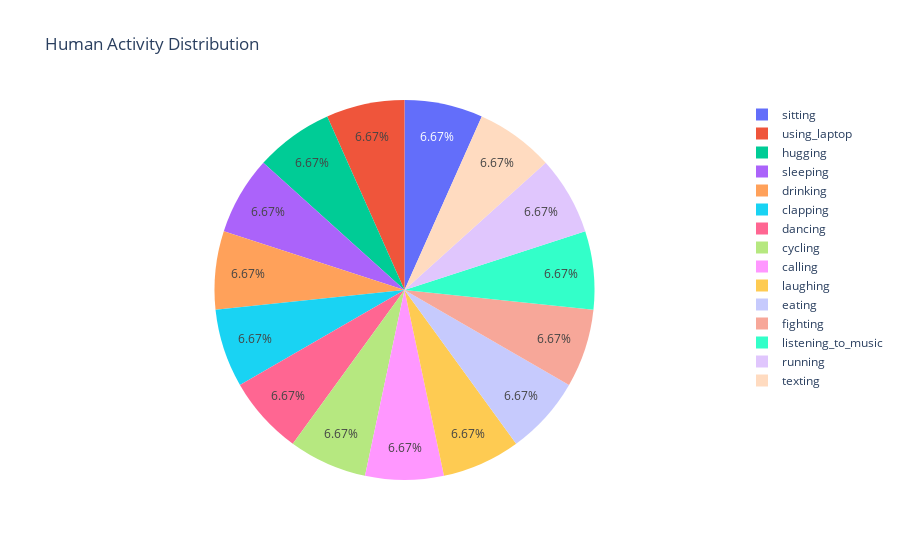

The cell this chart's notebook holds for it:
### Code cell
l=train_csv.label.value_counts()
fig=px.pie(train_csv,values=l.values,names=l.index,title='Human Activity Distribution')
fig.show()

### Figure 1 — Plotly figure (JSON) as saved in the notebook; plotly's stock layout.template omitted (floating-point values rounded to 4 significant figures)
{"data": [{"domain": {"x": [0, 1], "y": [0, 1]}, "hovertemplate": "label=%{label}<br>value=%{value}<extra></extra>", "labels": ["sitting", "using_laptop", "hugging", "sleeping", "drinking", "clapping", "dancing", "cycling", "calling", "laughing", "eating", "fighting", "listening_to_music", "running", "texting"], "legendgroup": "", "name": "", "showlegend": true, "type": "pie", "values": [840, 840, 840, 840, 840, 840, 840, 840, 840, 840, 840, 840, 840, 840, 840]}], "layout": {"legend": {"tracegroupgap": 0}, "title": {"text": "Human Activity Distribution"}}}
